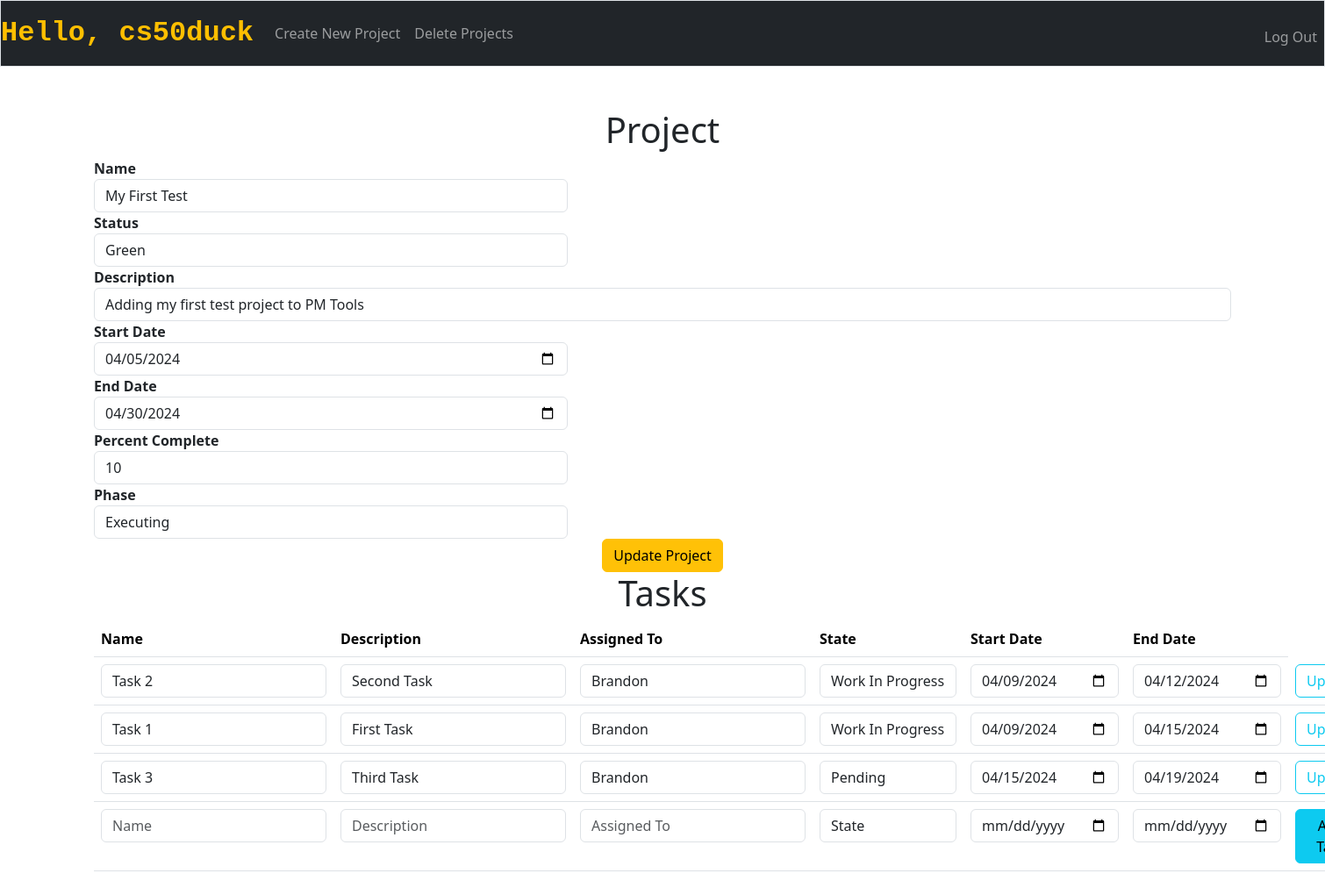
Page /edit_project/1 (signed in) on the committed database.
### tables this page shows
CREATE TABLE users(
	id INTEGER PRIMARY KEY AUTOINCREMENT NOT NULL,
	username TEXT NOT NULL,
	hash TEXT NOT NULL);

CREATE TABLE projects(
	id INTEGER PRIMARY KEY AUTOINCREMENT NOT NULL,
	user_id INTEGER NOT NULL,
	name TEXT NOT NULL,
	description TEXT NOT NULL,
	start_date DATE NOT NULL,
	end_date DATE NOT NULL,
	percent_complete INTEGER NOT NULL DEFAULT 0,
	status TEXT CHECK(status IN('Green', 'Yellow', 'Red')) NOT NULL DEFAULT 'Green',
	phase TEXT CHECK(phase IN('Initiating', 'Plannning', 'Executing', 'Delivering', 'Closing')) NOT NULL DEFAULT 'Initiating',
	FOREIGN KEY(user_id) REFERENCES users(id)
	);

CREATE TABLE tasks(
	id INTEGER PRIMARY KEY AUTOINCREMENT NOT NULL,
	user_id INTEGER NOT NULL,
	project_id INTEGER NOT NULL,
	name TEXT NOT NULL,
	description TEXT NOT NULL,
	assigned_to TEXT NOT NULL,
	state TEXT CHECK(state IN('Pending', 'Work In Progress', 'Closed Complete', 'Closed Skipped')) NOT NULL DEFAULT 'Pending',
	start_date DATE NOT NULL,
	end_date DATE NOT NULL,
	FOREIGN KEY(user_id) REFERENCES users(id),
	FOREIGN KEY(project_id) REFERENCES projects(id)
	);

### app.py (the view)
@app.route("/edit_project/<project_id>", methods=["GET", "POST"])
@login_required
def edit_project(project_id):
    user = db.execute("SELECT username FROM users WHERE id = ?", session["user_id"])[0]
    projects = db.execute("SELECT * FROM projects WHERE id = ?", project_id)
    tasks = db.execute("SELECT * FROM tasks WHERE project_id = ? ORDER BY end_date", project_id)
    if request.method == "POST":
        if "project_update" in request.form:
            db.execute("UPDATE projects SET name = ?, description = ?, start_date = ?, end_date = ?, percent_complete = ?, status = ?, phase = ? WHERE id = ?",
                       request.form.get("name"), request.form.get("description"), request.form.get("start_date"), request.form.get("end_date"),
                       request.form.get("percent_complete"), request.form.get("status"), request.form.get("phase"), project_id)
            url = "/edit_project/" + project_id
            return redirect(url)
        elif "add_task" in request.form:
            db.execute("INSERT INTO tasks (user_id, project_id, name, description, assigned_to, state, start_date, end_date) VALUES(?, ?, ?, ?, ?, ?, ?, ?)",
                       session["user_id"], project_id, request.form.get("name"), request.form.get("description"), request.form.get("assigned_to"),
                       request.form.get("state"), request.form.get("start_date"), request.form.get("end_date"))
            url = "/edit_project/" + project_id
            return redirect(url)
        elif "task_update" in request.form:
            db.execute("UPDATE tasks SET name = ?, description = ?, assigned_to = ?, state = ?, start_date = ?, end_date = ? WHERE id = ?",
                       request.form.get("name"), request.form.get("description"), request.form.get("assigned_to"), request.form.get("state"),
                       request.form.get("start_date"), request.form.get("end_date"), request.form.get("task_update"))
            url = "/edit_project/" + project_id
            return redirect(url)
    else:
        return render_template("edit_project.html", project_id=project_id, user=user, projects=projects, tasks=tasks)

### app.py (called while the page is built)
@app.after_request
def after_request(response):
    response.headers["Cache-Control"] = "no-cache, no-store, must-revalidate"
    response.headers["Expires"] = 0
    response.headers["Pragma"] = "no-cache"
    return response

### helpers.py (called while the page is built)
def login_required(f):
    @wraps(f)
    def decorated_function(*args, **kwargs):
        if session.get("user_id") is None:
            return redirect("/login")
        return f(*args, **kwargs)
    return decorated_function

### templates/edit_project.html (shortened to what this page needs)
{% extends "layout.html" %}
{% block main %}
    <h1>Project</h1>
    <form class="form-inline" action="/edit_project/{{ project_id }}" method="post">
        {% for project in projects %}
            <div class="form-row" style="text-align:left">
                <div class="col-md-5">
                    <label for="name"><b>Name</b></label>
                    <input type="text" class="form-control" id="name" name="name" value="{{ project.name if project.name else '' }}">
                </div>
                <div class="col-md-5">
                    <label for="status"><b>Status</b></label>
                    <select class="form-control" name="status" id="status">
                        <option value="Green" {% if project.status == "Green" %}selected{% endif %}>Green</option>
                    </select>
                </div>
            </div>
            <div class="form-group" style="text-align:left">
                    <label for="description"><b>Description</b></label>
                    <input type="text" class="form-control" id="description" name="description" value="{{ project.description if project.description else '' }}">
            </div>
            <div class="form-row" style="text-align:left">
                <div class="col-md-5">
                    <label for="start_date"><b>Start Date</b></label>
                    <input type="date" class="form-control" id="start_date" name="start_date" value="{{ project.start_date if project.start_date else '' }}">
                </div>
                <div class="col-md-5">
                    <label for="end_date"><b>End Date</b></label>
                    <input type="date" class="form-control" id="end_date" name="end_date" value="{{ project.end_date if project.end_date else '' }}">
                </div>
            </div>
            <div class="form-row" style="text-align:left">
                <div class="col-md-5">
                    <label for="percent_complete"><b>Percent Complete</b></label>
                    <input type="number" class="form-control" id="percent_complete" name="percent_complete" value="{{ project.percent_complete if project.percent_complete else '0' }}">
                </div>
                <div class="col-md-5">
                    <label for="phase"><b>Phase</b></label>
                    <select class="form-control" name="phase" id="phase">
                        <option value="Executing" {% if project.phase == "Executing" %}selected{% endif %}>Executing</option>
                    </select>
                </div>
            </div>
            <div>
                <button class="btn btn-warning" name="project_update" type="submit" value="{{ project.id }}">Update Project</button>
            </div>
        {% endfor %}
    </form>
    <h1>Tasks</h1>
    <table class="table table-all">
        <thead>
            <tr>
                <th class="text-start">Name</th>
                <th class="text-start">Description</th>
                <th class="text-start">Assigned To</th>
                <th class="text-start">State</th>
                <th class="text-start">Start Date</th>
                <th class="text-start">End Date</th>
            </tr>
        </thead>
        <tbody>
            {% for task in tasks %}
                <tr>
                    <form action="/edit_project/{{ project_id }}" method="post">
                            <td>
                                <input autocomplete="off" autofocus class="form-control mx-auto w-auto" name="name" placeholder="Name" type="text" value="{{ task.name if task.name else '' }}">
                            </td>
                            <td>
                                <input autocomplete="off" autofocus class="form-control mx-auto w-auto" name="description" placeholder="Description" type="text" value="{{ task.description if task.description else '' }}">
                            </td>
                            <td>
                                <input autocomplete="off" autofocus class="form-control mx-auto w-auto" name="assigned_to" placeholder="Assigned To" type="text" value="{{ task.assigned_to if task.assigned_to else '' }}">
                            </td>
                            <td>
                                <select class="form-control mx-auto w-auto" name="state" id="state">
                                    <option value="Pending" {% if task.state == "Pending" %}selected{% endif %}>Pending</option>
                                    <option value="Work In Progress" {% if task.state == "Work In Progress" %}selected{% endif %}>Work In Progress</option>
                                </select>
                            </td>
                            <td>
                                <input autocomplete="off" autofocus class="form-control mx-auto w-auto" name="start_date" placeholder="Start Date" type="date" value="{{ task.start_date if task.start_date else '' }}">
                            </td>
                            <td>
                                <input autocomplete="off" autofocus class="form-control mx-auto w-auto" name="end_date" placeholder="End Date" type="date" value="{{ task.end_date if task.end_date else '' }}">
                            </td>
                            <td>
                                <button class="btn btn-outline-info" name="task_update" type="submit" value="{{ task.id }}">Update</button>
                            </td>
                    </form>
                </tr>
            {% endfor %}
            <tr>
                <form action="/edit_project/{{ project_id }}" method="post">
                    <td>
                        <input autocomplete="off" autofocus class="form-control mx-auto w-auto" name="name" placeholder="Name" type="text">
                    </td>
                    <td>
                        <input autocomplete="off" autofocus class="form-control mx-auto w-auto" name="description" placeholder="Description" type="text">
                    </td>
                    <td>
                        <input autocomplete="off" autofocus class="form-control mx-auto w-auto" name="assigned_to" placeholder="Assigned To" type="text">
                    </td>
                    <td>
                        <select class="form-control mx-auto w-auto" name="state" id="state">
                            <option selected disabled>State</option>
                        </select>
                    </td>
                    <td>
                        <input autocomplete="off" autofocus class="form-control mx-auto w-auto" name="start_date" placeholder="Start Date" type="date">
                    </td>
                    <td>
                        <input autocomplete="off" autofocus class="form-control mx-auto w-auto" name="end_date" placeholder="End Date" type="date">
                    </td>
                    <td>
                        <button class="btn btn-info" name="add_task" type="submit" value="{{ project_id }}">Add Task</button>
                    </td>
                </form>
            </tr>
        </tbody>
    </table>
{% endblock %}

### templates/layout.html (shortened to what this page needs)
<!DOCTYPE html>
<html lang="en">
    <head>
        <link href="https://cdn.jsdelivr.net/npm/bootstrap@5.3.2/dist/css/bootstrap.min.css" rel="stylesheet">
        <link href="/static/styles.css" rel="stylesheet">
    </head>
    <body>
        <nav class="bg-dark border navbar navbar-expand-md navbar-dark">
            <a class="navbar-brand" href="/">
                {% if session["user_id"] %}
                    Hello, {{ user.username }}
                {% else %}
                    PM Tools
                {% endif %}
            </a>
            <div class="collapse navbar-collapse" id="navbarSupportedContent">
                {% if session["user_id"] %}
                    <ul class="navbar-nav mr-auto">
                        <li class="nav-item">
                            <a class="nav-link" href="/new_project">Create New Project</a>
                        </li>
                        <li class="nav-item">
                            <a class="nav-link" href="/delete_project">Delete Projects</a>
                        </li>
                    </ul>
                    <ul class="navbar-nav ms-auto mt-2">
                        <li class="nav-item"><a class="nav-link" href="/logout">Log Out</a></li>
                    </ul>
                {% else %}
                    <ul class="navbar-nav ms-auto mt-2">
                        <li class="nav-item"><a class="nav-link" href="/register">Register</a></li>
                        <li class="nav-item"><a class="nav-link" href="/login">Log In</a></li>
                    </ul>
                {% endif %}
            </div>
        </nav>
        <main class="container py-5 text-center">
            {% block main %}{% endblock %}
        </main>
    </body>
</html>

### static/styles.css (style rules this page uses)
nav .navbar-brand { font-family: 'Courier New', monospace; font-size: xx-large; color: #FFBF00; font-weight: bold; }

### rows in the picture
users: username "cs50duck"
projects: name "My First Test", status "Green", description "Adding my first test project to PM Tools", start_date "04/05/2024", end_date "04/30/2024", percent_complete "10", phase "Executing", {{ project.id }} 1 (drawn)
tasks: name "Task 2", description "Second Task", assigned_to "Brandon", state "Work In Progress", start_date "04/09/2024", end_date "04/12/2024", {{ task.id }} 2 (drawn)
tasks: name "Task 1", description "First Task", assigned_to "Brandon", state "Work In Progress", start_date "04/09/2024", end_date "04/15/2024", {{ task.id }} 1 (drawn)
tasks: name "Task 3", description "Third Task", assigned_to "Brandon", state "Pending", start_date "04/15/2024", end_date "04/19/2024", {{ task.id }} 4 (drawn)
